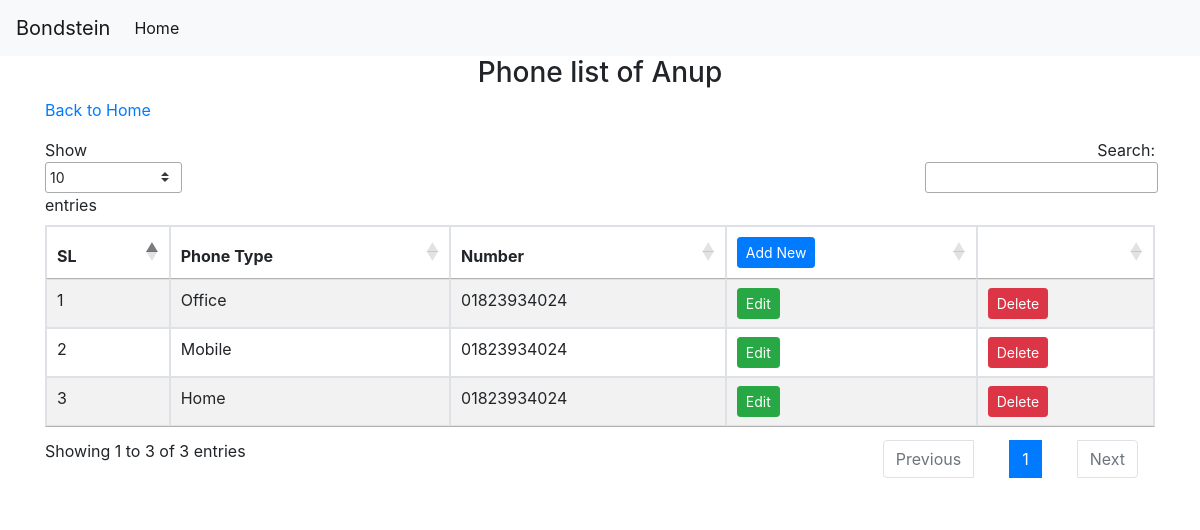
Screenshot of /Welcome/phone_list/1 with the database file from the repository.
### tables this page shows
CREATE TABLE `contact` (
  `id` int(11) NOT NULL,
  `first_name` varchar(80) NOT NULL,
  `last_name` varchar(80) NOT NULL,
  `dob` varchar(80) NOT NULL,
  `email` varchar(100) NOT NULL
);

CREATE TABLE `phone` (
  `id` int(11) NOT NULL,
  `phone_type` varchar(20) NOT NULL,
  `mobile` varchar(20) NOT NULL,
  `contact_id` int(11) NOT NULL
);

### application/controllers/Welcome.php (called while the page is built, shortened)
<?php
class Welcome extends CI_Controller {
	function __construct() {
		$this->load->model('Rest_model');
	}
	public function phone_list($id)
	{
		$data['con'] = $this->Rest_model->SelectData_1('contact', '*', array('id'=>$id));
		$data['phone'] = $this->Rest_model->SelectDataOrder('phone', '*', array('contact_id'=>$id),'id','desc');
		$this->load->view('phone_list', $data);
	}
}

### index.php (called while the page is built, shortened)
<?php
require_once BASEPATH.'core/CodeIgniter.php';

### application/models/Rest_model.php (called while the page is built, shortened)
<?php
class Rest_model extends CI_Model {
    public function SelectData_1($table, $data, $where) {
        if ($where) {
            $this->db->where($where);
        }
        $this->db->select($data);
        $this->db->from($table);
        return $this->db->get()->row();
    }
    public function SelectDataOrder($table, $data, $where,$by,$type) {
        if ($where) {
            $this->db->where($where);
        }
        $this->db->select($data);
        $this->db->from($table);
        $this->db->order_by($by,$type);
        return $this->db->get()->result();
    }
}

### application/views/phone_list.php (the view, shortened to what this page needs)
<div class="container">
    <div class="row">
        <div class="col-md-12">
            <h3 style="text-align: center;">Phone list of <?= $con->first_name;?></h3>
            <p><a href="<?= base_url();?>">Back to Home</a></p>
            <table id="example" class="table table-striped table-bordered dt-responsive nowrap" style="width:100%">
                <thead>
                    <tr>
                        <th>SL</th>
                        <th>Phone Type</th>
                        <th>Number</th>
                        <th><a class="btn btn-sm btn-primary" href="<?= base_url() . 'Welcome/add_phone/'.$con->id ?>">Add New</a></th>
                        <th></th>
                    </tr>
                </thead>
                <tbody>
                  <?php $i=0; foreach ($phone as $s) { $i++;?>
                    <tr>
                        <td><?= $i ;?></td>
                        <td><?= $s->phone_type ;?></td>
                        <td><?= $s->mobile ;?></td>
                        <td><a class="btn btn-sm btn-success" href="<?=base_url().'Welcome/add_phone/'.$con->id.'/'.$s->id?>">Edit</a></td>
                        <td><a class="btn btn-sm btn-danger" href="<?=base_url().'Welcome/delete_phone/'.$con->id.'/'.$s->id?>" onclick="return confirm('Are you sure delete the existing phone number')">Delete</a></td>
                    </tr>
                <?php } ?>
            </tbody>
        </table>
    </div>
</div>
</div>

### rows the page displays
contact: first_name "Anup"
phone: phone_type "Office", mobile "01823934024"
phone: phone_type "Mobile", mobile "01823934024"
phone: phone_type "Home", mobile "01823934024"
